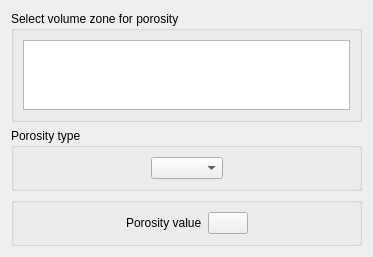
<?xml version="1.0" encoding="UTF-8"?>
<ui version="4.0">
 <class>PorosityForm</class>
 <widget class="QWidget" name="PorosityForm">
  <property name="geometry">
   <rect>
    <x>0</x>
    <y>0</y>
    <width>373</width>
    <height>244</height>
   </rect>
  </property>
  <property name="windowTitle">
   <string>Form</string>
  </property>
  <layout class="QGridLayout" name="gridLayout_2">
   <item row="0" column="0">
    <widget class="QGroupBox" name="groupBoxZones">
     <property name="maximumSize">
      <size>
       <width>16777215</width>
       <height>150</height>
      </size>
     </property>
     <property name="title">
      <string>Select volume zone for porosity </string>
     </property>
     <layout class="QGridLayout">
      <item row="0" column="0">
       <widget class="QTreeView" name="treeView">
        <property name="indentation">
         <number>0</number>
        </property>
        <property name="rootIsDecorated">
         <bool>false</bool>
        </property>
       </widget>
      </item>
     </layout>
    </widget>
   </item>
   <item row="1" column="0">
    <widget class="QGroupBox" name="groupBoxType">
     <property name="title">
      <string>Porosity type</string>
     </property>
     <layout class="QGridLayout" name="gridLayout_3">
      <item row="0" column="0">
       <layout class="QHBoxLayout" name="horizontalLayout_4">
        <item>
         <spacer name="horizontalSpacer_5">
          <property name="orientation">
           <enum>Qt::Horizontal</enum>
          </property>
          <property name="sizeHint" stdset="0">
           <size>
            <width>13</width>
            <height>20</height>
           </size>
          </property>
         </spacer>
        </item>
        <item>
         <widget class="QComboBox" name="comboBoxType"/>
        </item>
        <item>
         <spacer name="horizontalSpacer_7">
          <property name="orientation">
           <enum>Qt::Horizontal</enum>
          </property>
          <property name="sizeHint" stdset="0">
           <size>
            <width>17</width>
            <height>20</height>
           </size>
          </property>
         </spacer>
        </item>
       </layout>
      </item>
     </layout>
    </widget>
   </item>
   <item row="2" column="0">
    <widget class="QGroupBox" name="groupBoxDef">
     <property name="title">
      <string/>
     </property>
     <layout class="QGridLayout" name="gridLayout">
      <item row="0" column="0">
       <layout class="QHBoxLayout" name="horizontalLayout">
        <item>
         <spacer name="horizontalSpacer_4">
          <property name="orientation">
           <enum>Qt::Horizontal</enum>
          </property>
          <property name="sizeHint" stdset="0">
           <size>
            <width>1</width>
            <height>18</height>
           </size>
          </property>
         </spacer>
        </item>
        <item>
         <widget class="QLabel" name="label_5">
          <property name="text">
           <string>&lt;!DOCTYPE HTML PUBLIC &quot;-//W3C//DTD HTML 4.0//EN&quot; &quot;http://www.w3.org/TR/REC-html40/strict.dtd&quot;&gt;
&lt;html&gt;&lt;head&gt;&lt;meta name=&quot;qrichtext&quot; content=&quot;1&quot; /&gt;&lt;style type=&quot;text/css&quot;&gt;
p, li { white-space: pre-wrap; }
&lt;/style&gt;&lt;/head&gt;&lt;body style=&quot; font-family:'DejaVu Sans'; font-size:9pt; font-weight:400; font-style:normal;&quot;&gt;
&lt;p style=&quot; margin-top:0px; margin-bottom:0px; margin-left:0px; margin-right:0px; -qt-block-indent:0; text-indent:0px;&quot;&gt;&lt;span style=&quot; font-family:'Sans Serif';&quot;&gt;Porosity value&lt;/span&gt;&lt;/p&gt;&lt;/body&gt;&lt;/html&gt;</string>
          </property>
         </widget>
        </item>
        <item>
         <widget class="QPushButton" name="pushButtonPorosity">
          <property name="text">
           <string/>
          </property>
          <property name="icon">
           <iconset resource="resources_pages.qrc">
            <normaloff>:/new/prefix1/icons/22x22/edit-find-replace.png</normaloff>:/new/prefix1/icons/22x22/edit-find-replace.png</iconset>
          </property>
          <property name="iconSize">
           <size>
            <width>22</width>
            <height>22</height>
           </size>
          </property>
         </widget>
        </item>
        <item>
         <spacer name="horizontalSpacer_6">
          <property name="orientation">
           <enum>Qt::Horizontal</enum>
          </property>
          <property name="sizeHint" stdset="0">
           <size>
            <width>6</width>
            <height>13</height>
           </size>
          </property>
         </spacer>
        </item>
       </layout>
      </item>
     </layout>
    </widget>
   </item>
   <item row="3" column="0">
    <spacer name="spacer">
     <property name="orientation">
      <enum>Qt::Vertical</enum>
     </property>
     <property name="sizeHint" stdset="0">
      <size>
       <width>17</width>
       <height>152</height>
      </size>
     </property>
    </spacer>
   </item>
  </layout>
 </widget>
 <resources>
  <include location="resources_pages.qrc"/>
 </resources>
 <connections/>
</ui>
